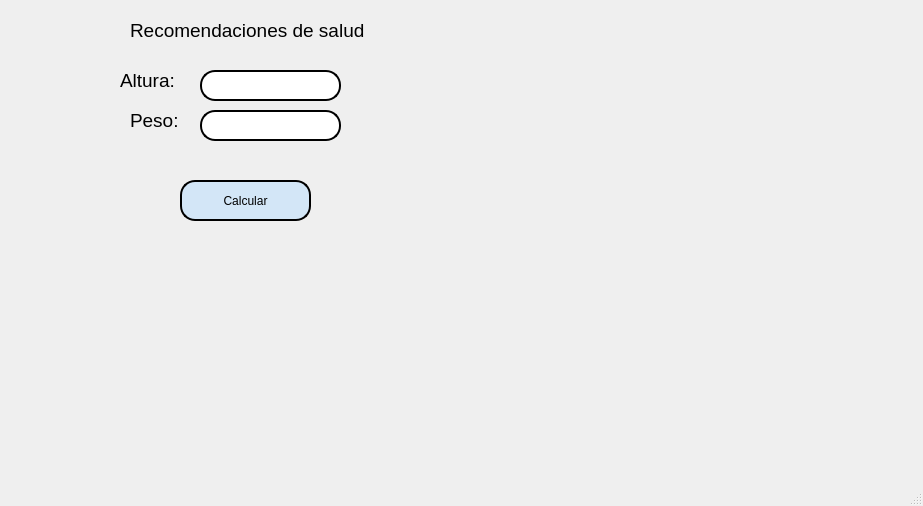
<?xml version="1.0" encoding="UTF-8"?>
<ui version="4.0">
 <class>MainWindow</class>
 <widget class="QMainWindow" name="MainWindow">
  <property name="geometry">
   <rect>
    <x>0</x>
    <y>0</y>
    <width>923</width>
    <height>506</height>
   </rect>
  </property>
  <property name="windowTitle">
   <string>MainWindow</string>
  </property>
  <property name="styleSheet">
   <string notr="true"/>
  </property>
  <widget class="QWidget" name="centralwidget">
   <widget class="QLineEdit" name="lineEdit_altura">
    <property name="geometry">
     <rect>
      <x>200</x>
      <y>70</y>
      <width>141</width>
      <height>31</height>
     </rect>
    </property>
    <property name="font">
     <font>
      <pointsize>14</pointsize>
     </font>
    </property>
    <property name="styleSheet">
     <string notr="true">border: 2px solid black;
background-color: rgb(255, 255, 255);
border-radius: 15px;</string>
    </property>
   </widget>
   <widget class="QLabel" name="label">
    <property name="geometry">
     <rect>
      <x>120</x>
      <y>70</y>
      <width>71</width>
      <height>21</height>
     </rect>
    </property>
    <property name="font">
     <font>
      <pointsize>14</pointsize>
     </font>
    </property>
    <property name="text">
     <string>Altura:</string>
    </property>
   </widget>
   <widget class="QLineEdit" name="lineEdit_peso">
    <property name="geometry">
     <rect>
      <x>200</x>
      <y>110</y>
      <width>141</width>
      <height>31</height>
     </rect>
    </property>
    <property name="font">
     <font>
      <pointsize>14</pointsize>
     </font>
    </property>
    <property name="styleSheet">
     <string notr="true">border: 2px solid black;
background-color: rgb(255, 255, 255);
border-radius: 15px;</string>
    </property>
   </widget>
   <widget class="QLabel" name="label_2">
    <property name="geometry">
     <rect>
      <x>130</x>
      <y>110</y>
      <width>61</width>
      <height>21</height>
     </rect>
    </property>
    <property name="font">
     <font>
      <pointsize>14</pointsize>
     </font>
    </property>
    <property name="text">
     <string>Peso:</string>
    </property>
   </widget>
   <widget class="QPushButton" name="btn_calcular">
    <property name="geometry">
     <rect>
      <x>180</x>
      <y>180</y>
      <width>131</width>
      <height>41</height>
     </rect>
    </property>
    <property name="styleSheet">
     <string notr="true">border: 2px solid black;
background-color: rgb(211, 230, 247);
border-radius: 15px;</string>
    </property>
    <property name="text">
     <string>Calcular</string>
    </property>
   </widget>
   <widget class="QLabel" name="label_imc">
    <property name="geometry">
     <rect>
      <x>410</x>
      <y>80</y>
      <width>201</width>
      <height>31</height>
     </rect>
    </property>
    <property name="font">
     <font>
      <pointsize>12</pointsize>
     </font>
    </property>
    <property name="text">
     <string/>
    </property>
    <property name="alignment">
     <set>Qt::AlignCenter</set>
    </property>
   </widget>
   <widget class="QLabel" name="label_recomendaciones">
    <property name="geometry">
     <rect>
      <x>40</x>
      <y>340</y>
      <width>711</width>
      <height>71</height>
     </rect>
    </property>
    <property name="font">
     <font>
      <pointsize>12</pointsize>
     </font>
    </property>
    <property name="text">
     <string/>
    </property>
    <property name="alignment">
     <set>Qt::AlignCenter</set>
    </property>
   </widget>
   <widget class="QLabel" name="label_imagen">
    <property name="geometry">
     <rect>
      <x>440</x>
      <y>130</y>
      <width>121</width>
      <height>181</height>
     </rect>
    </property>
    <property name="text">
     <string/>
    </property>
    <property name="scaledContents">
     <bool>true</bool>
    </property>
    <property name="alignment">
     <set>Qt::AlignCenter</set>
    </property>
   </widget>
   <widget class="QLabel" name="label_3">
    <property name="geometry">
     <rect>
      <x>130</x>
      <y>20</y>
      <width>291</width>
      <height>21</height>
     </rect>
    </property>
    <property name="font">
     <font>
      <pointsize>14</pointsize>
     </font>
    </property>
    <property name="text">
     <string>Recomendaciones de salud</string>
    </property>
   </widget>
   <widget class="QLabel" name="label_9">
    <property name="geometry">
     <rect>
      <x>10</x>
      <y>10</y>
      <width>101</width>
      <height>41</height>
     </rect>
    </property>
    <property name="text">
     <string/>
    </property>
    <property name="pixmap">
     <pixmap resource="../../Resource/resource.qrc">:/Logos/uatlogopng.png</pixmap>
    </property>
    <property name="scaledContents">
     <bool>true</bool>
    </property>
   </widget>
   <widget class="QLabel" name="label_10">
    <property name="geometry">
     <rect>
      <x>770</x>
      <y>0</y>
      <width>151</width>
      <height>41</height>
     </rect>
    </property>
    <property name="text">
     <string/>
    </property>
    <property name="pixmap">
     <pixmap resource="../../Resource/resource.qrc">:/Logos/fians.png</pixmap>
    </property>
    <property name="scaledContents">
     <bool>true</bool>
    </property>
   </widget>
   <widget class="QLabel" name="label_11">
    <property name="geometry">
     <rect>
      <x>760</x>
      <y>340</y>
      <width>141</width>
      <height>101</height>
     </rect>
    </property>
    <property name="text">
     <string/>
    </property>
    <property name="pixmap">
     <pixmap resource="../../Resource/resource.qrc">:/Logos/Shelby-Logo.png</pixmap>
    </property>
    <property name="scaledContents">
     <bool>true</bool>
    </property>
   </widget>
  </widget>
  <widget class="QMenuBar" name="menubar">
   <property name="geometry">
    <rect>
     <x>0</x>
     <y>0</y>
     <width>923</width>
     <height>26</height>
    </rect>
   </property>
  </widget>
  <widget class="QStatusBar" name="statusbar"/>
 </widget>
 <resources>
  <include location="../../Resource/resource.qrc"/>
 </resources>
 <connections/>
</ui>
